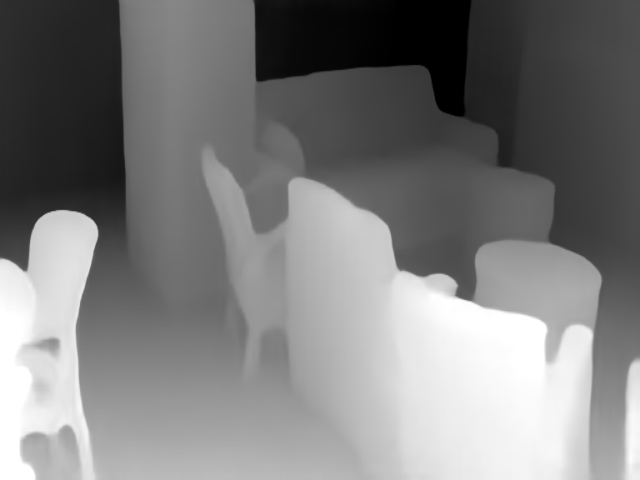

Reproduce this figure in Python.
import PIL.Image as Image
import torchvision.transforms as transforms
from torchvision.transforms import Compose, CenterCrop, ToTensor, Resize
 
#读入图片
image=Image.open("/home/[user]/workspace/DeepV2D/depth.png")
print(image.size, image.format, image.mode)
w,h = image.size[0:2]


w=int(w/2)
h=int(h/2)
print(w,h)


#生成一个CenterCrop类的对象,用来将图片从中心裁剪成224*224
transform1 = transforms.Compose([
        #transforms.CenterCrop(image.size),
        Resize((480,640))
])

image = transform1(image)  
print(image.size, image.format, image.mode)

#将裁剪之后的图片保存下来
image.save("test.png", format='PNG')
